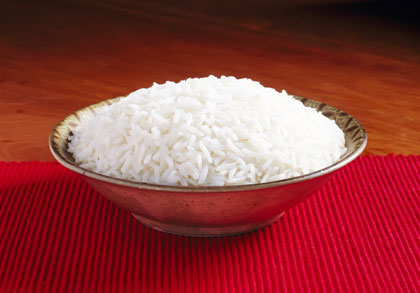
%> input picture classificacao/Alimentos/originais/A1.jpg, 420 x 293 px
$ octave bagOfFeatures.m   (GNU Octave 9; MATLAB toolbox functions it lacks are replaced by stand-ins)
%> lines starting %> are read from the running program, lines starting %| are printed output that depends on the picture
clear;clc;
tam = 200;
recLeft = 8;
recRight = 7;
features = [];

imgColor = imread('Alimentos/originais/A1.jpg');
%> imgColor is the input picture: size 293x420x3 uint8; mean R, G, B 144.9, 62.9, 62.7
imgColor = imresize(imgColor, [tam tam]);
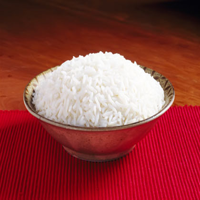
%> imgColor: size 200x200x3 uint8; mean R, G, B 144.9, 62.9, 62.7
img = rgb2gray(imgColor);
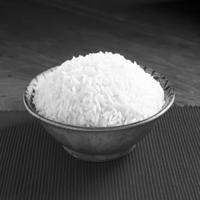
%> img: size 200x200 uint8; min 4, max 255, mean 87.4

% pre process image with formulas from article
obj = PreProcessing(imgColor);
processedVector = obj.opponentColorSpace1;
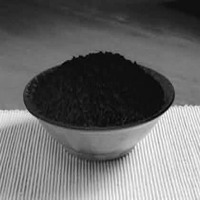
%> processedVector: size 200x200 double; min -9.9, max 156.3, mean 58; drawn with min black and max white

% apply gradient on image
%> (the run ends here)

$ run again, with classificacao/Alimentos/originais/B2.jpg copied over classificacao/Alimentos/originais/A1.jpg
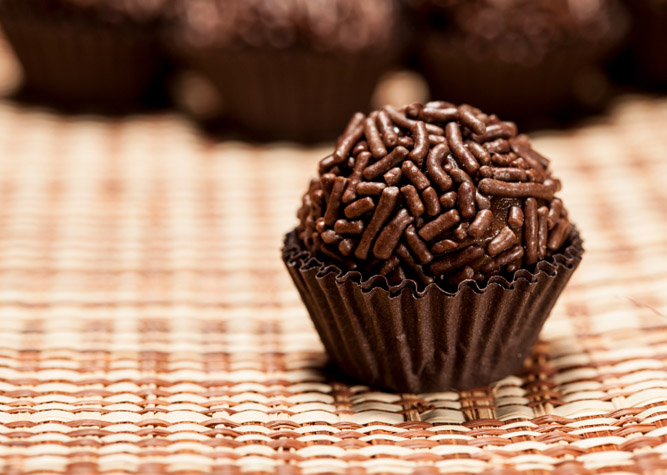
%> input picture classificacao/Alimentos/originais/B2.jpg, 667 x 475 px
%> imgColor is the input picture: size 475x667x3 uint8; mean R, G, B 154.1, 119.6, 98.9
%> imgColor: size 200x200x3 uint8
%> `img = rgb2gray(imgColor);`:
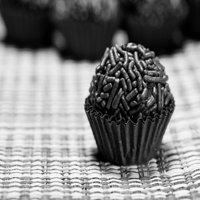
%> img: size 200x200 uint8; min 0, max 254, mean 127.6
%> `processedVector = obj.opponentColorSpace1;`:
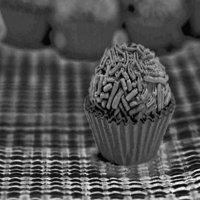
%> processedVector: size 200x200 double; min -2.12, max 80.61, mean 24.4; drawn with min black and max white

$ run again, with classificacao/Alimentos/originais/B8.jpg copied over classificacao/Alimentos/originais/A1.jpg
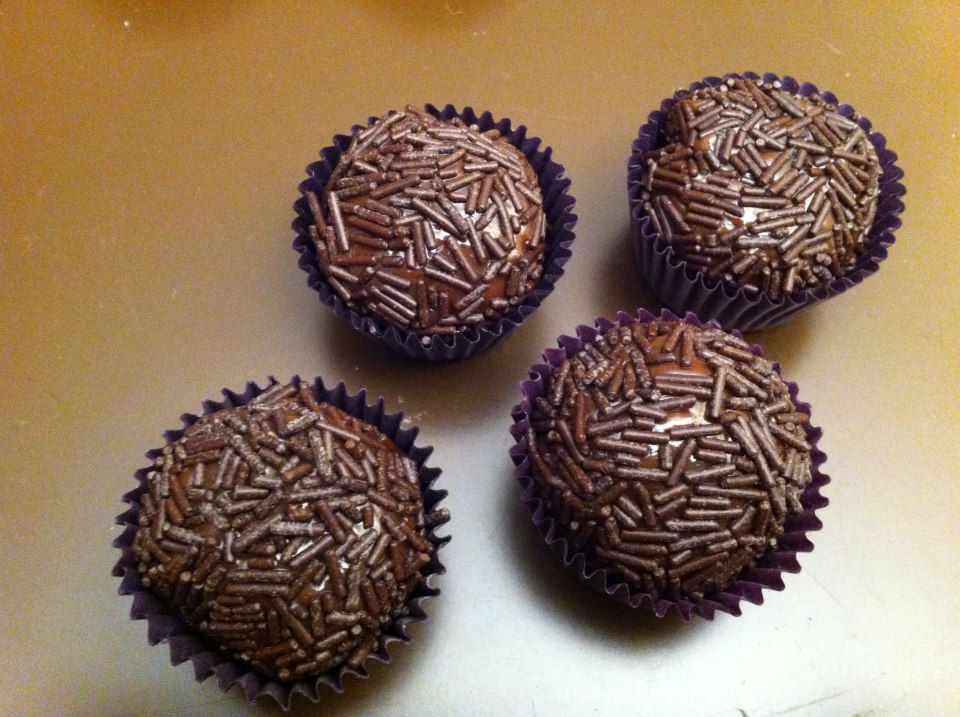
%> input picture classificacao/Alimentos/originais/B8.jpg, 960 x 717 px
%> imgColor is the input picture: size 717x960x3 uint8; mean R, G, B 141.8, 116.8, 94.3
%> imgColor: size 200x200x3 uint8
%> `img = rgb2gray(imgColor);`:
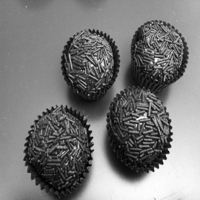
%> img: size 200x200 uint8; min 0, max 255, mean 121.7
%> `processedVector = obj.opponentColorSpace1;`:
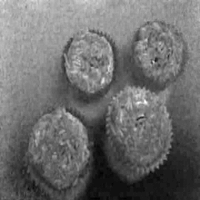
%> processedVector: size 200x200 double; min -10.61, max 55.15, mean 17.7; drawn with min black and max white
